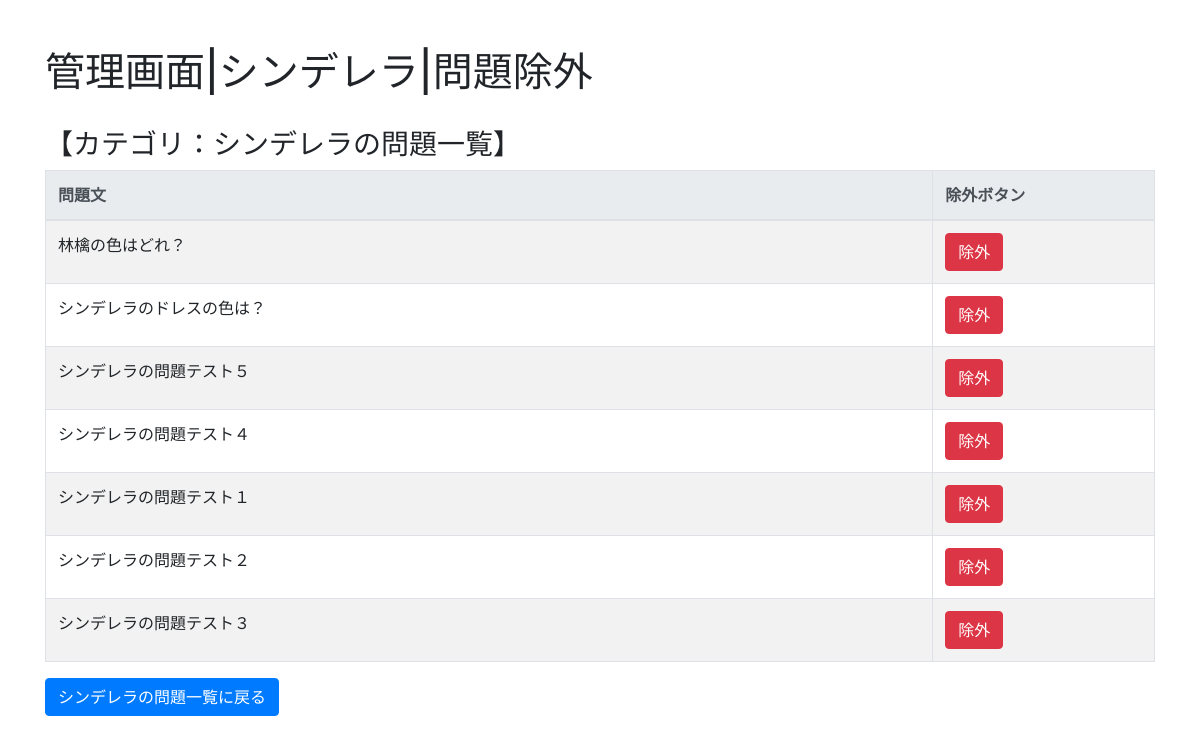
/edit/question/exclusion/1, run on an earlier commit of the app's database.
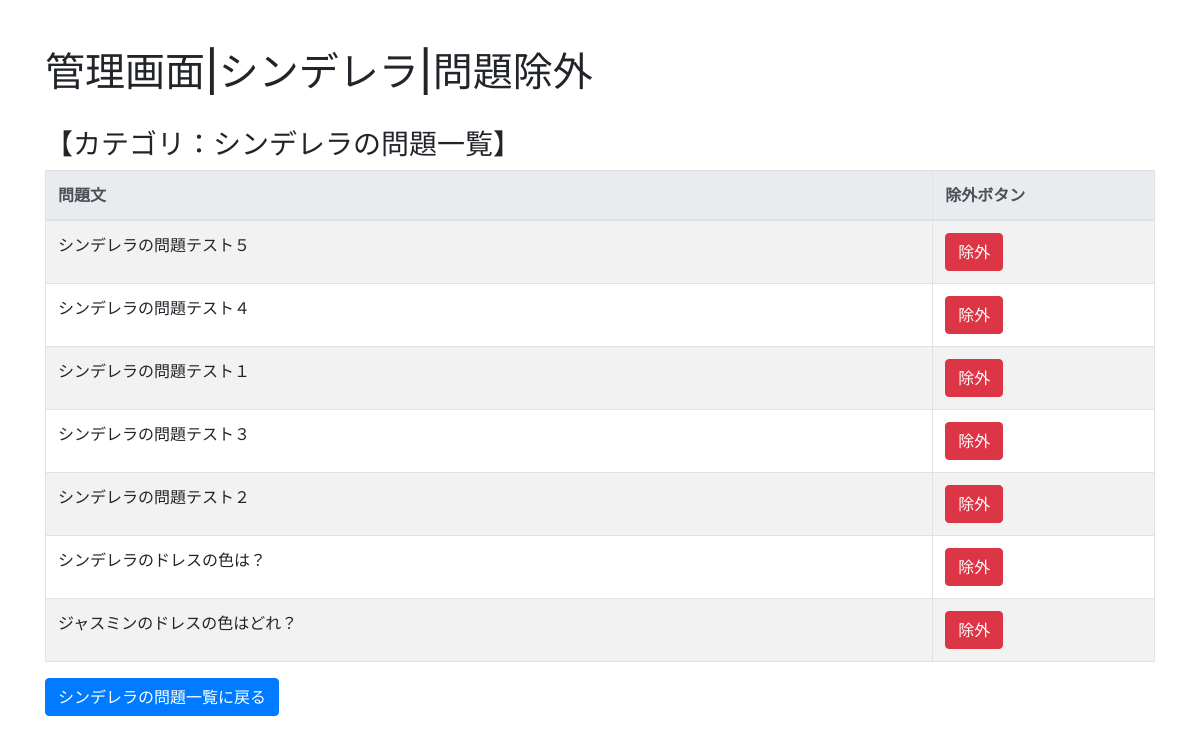
And on a later commit of the database.
### question/models.py (models this page shows, shortened)
class Question(models.Model):
    body = models.CharField('本文（漢字）', max_length=1024)
    body_kana = models.CharField('本文（ひらがな）', max_length=1024, default="")
    Category = models.ManyToManyField(Category)
    question_no = models.PositiveSmallIntegerField(verbose_name='問題No.', default=0)
    answer_choice_no = models.PositiveSmallIntegerField(verbose_name='正解No.', default=1)
    ok_comment = models.CharField('解説（正解の場合）', max_length=1024, default="")
    ng_comment = models.CharField('解説（不正解の場合）', max_length=1024, default="")
    question_disp_type = models.ForeignKey(QuestionDispType, on_delete=models.SET_DEFAULT, default=set_default_disp_type)

class ImageQuestion(models.Model):
    body = models.CharField('本文（漢字）', max_length=1024)
    body_kana = models.CharField('本文（ひらがな）', max_length=1024, default="")
    Category = models.ManyToManyField(Category)
    question_no = models.PositiveSmallIntegerField(verbose_name='問題No.', default=0)
    answer_choice_no = models.PositiveSmallIntegerField(verbose_name='正解No.', default=1)
    ok_comment = models.CharField('解説（正解の場合）', max_length=1024, default="")
    ng_comment = models.CharField('解説（不正解の場合）', max_length=1024, default="")
    wrap_back_num = models.PositiveSmallIntegerField(verbose_name='1行の最大の選択肢数.', default=3)

### edit/views.py (the view, shortened to what this page needs)
# urls.py: path('question/exclusion/<int:category_id>', views.QuestionExclusionView.as_view(), name='question_exclusion'),
class QuestionExclusionView(TemplateView):
    template_name = 'question/question_exclusion.html'
    def get_context_data(self, **kwargs):
        context = super().get_context_data(**kwargs)
        category = Category.objects.get(pk=self.kwargs.get('category_id'))
        context['category'] = category
        context['question_list'] = category.question_set.all()
        context['imagequestion_list'] = category.imagequestion_set.all()
        context['exclusion_result'] = self.kwargs.get('exclusion_result')
        return context

### edit/templates/question/question_exclusion.html (shortened to what this page needs)
{% extends 'question/base.html' %}
{% block page_title %}管理画面|{{ category.name }}|問題除外{% endblock %}
{% block content %}
<div class="container">
    <div class="row">
      <div class="col-12">
        <br>
        <h3>【カテゴリ：{{ category.name }}の問題一覧】</h3>
        <table class="table table-bordered table-striped">
            <thead class="thead-light">
                <tr class="question">
                  <th style="width:80%">問題文</th>
                  <th style="width:20%">除外ボタン</th>
                </tr>
            </thead>
            {% for question in question_list %}
            <tr class="question_tr">
                <td>{{ question.body }}</td>
                <td>
                  <form class="action_form" action="{% url 'question_exclusion' category.pk %}" method="post">
                    <input type="submit" class="btn btn-danger" value="除外"></a>
                  </form>
                </td>
            </tr>
            {% endfor %}
            {% for question in imagequestion_list %}
            <tr class="question_tr">
              <td>{{ question.body }}</td>
              <td>
                <form class="action_form" action="{% url 'question_exclusion' category.pk %}" method="post">
                  <input type="submit" class="btn btn-danger" value="除外"></a>
                </form>
              </td>
          </tr>
            {% endfor %}
        </table>
      </div>
    </div>
    <div class="row">
        <div class="col-12">
          <a class="btn btn-primary" href="{% url 'category_question_list' category.pk %}" role="button">{{ category.name }}の問題一覧に戻る</a>
        </div>
      </div>
</div>
{% endblock %}

What changed in the data, as far as the page shows it:
no longer on this page (row unchanged): Question: body "林檎の色はどれ？"
shown differently, row unchanged: Question "シンデレラの問題テスト３": moves up the list
changed Question "シンデレラのドレスの色は？": moves down the list
added ImageQuestion: body "ジャスミンのドレスの色はどれ？"
